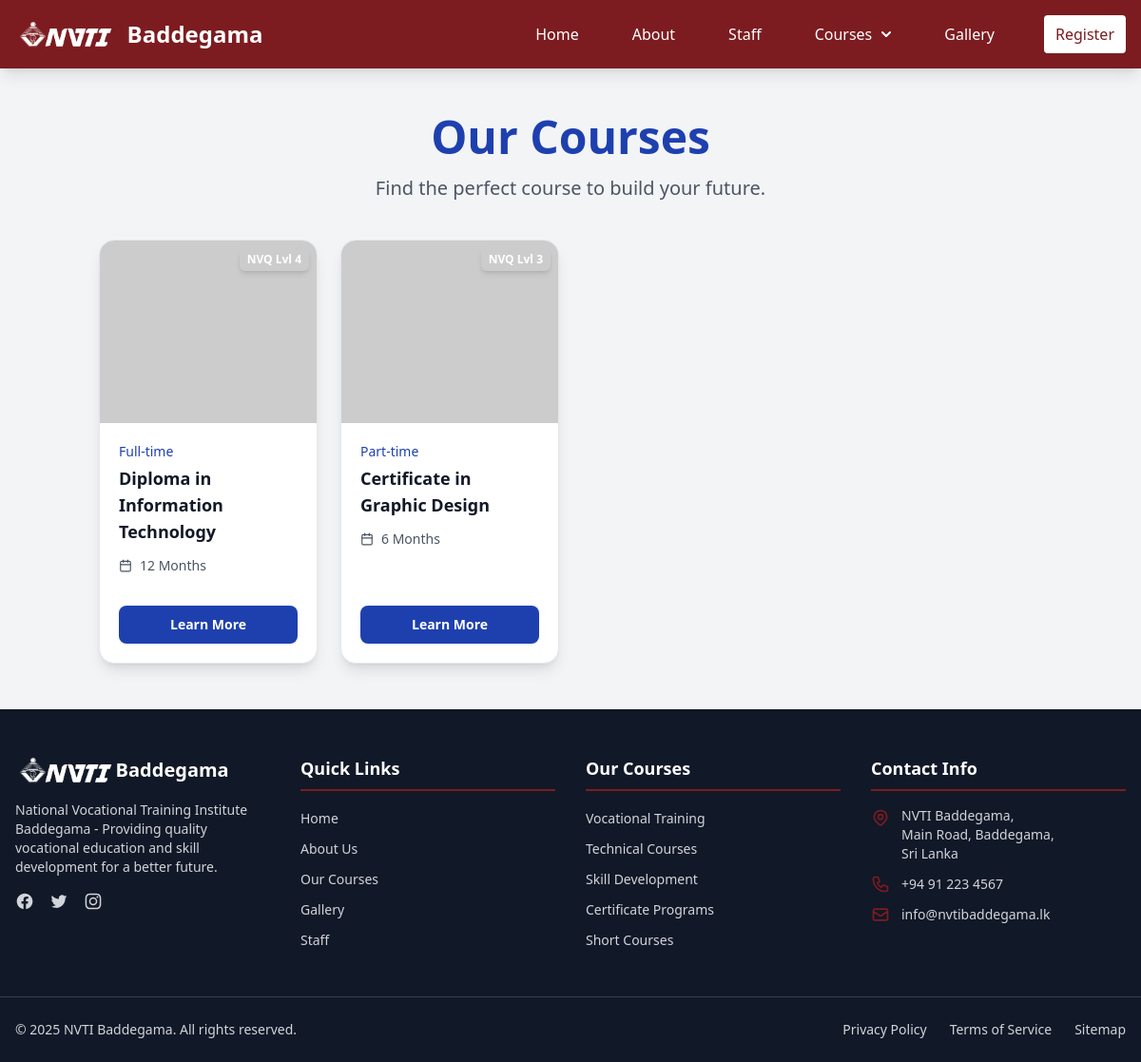
Screenshot of /pages/all_course.php with the database file from the repository.
### tables this page shows
CREATE TABLE `course` (
  `id` int(11) NOT NULL,
  `course_no` varchar(12) NOT NULL,
  `course_name` varchar(100) NOT NULL,
  `nvq_level` int(11) NOT NULL,
  `course_type` enum('Full-time','Part-time','Online','Hybrid') NOT NULL,
  `qualifications` varchar(255) NOT NULL,
  `course_duration` int(11) NOT NULL,
  `course_fee` varchar(20) NOT NULL,
  `course_description` text NOT NULL,
  `status` enum('active','inactive') NOT NULL DEFAULT 'active'
);

### pages/all_course.php (the view, shortened to what this page needs)
<?php
include_once('../include/header.php');
include_once('../include/connection.php');
$query = "SELECT * FROM course WHERE status = 'active' ORDER BY nvq_level DESC";
$result = $con->query($query);
?>
<body class="bg-gray-100">
    <div class="container mx-auto px-4 py-12">
        <header class="text-center mb-10">
            <h1 class="text-4xl md:text-5xl font-extrabold text-primary-blue mb-4 leading-tight">
                Our Courses
            </h1>
            <p class="text-lg md:text-xl text-secondary-gray max-w-2xl mx-auto">
                Find the perfect course to build your future.
            </p>
        </header>
        <div class="grid grid-cols-2 md:grid-cols-3 lg:grid-cols-4 gap-4 md:gap-6">
            <?php
            if ($result && $result->num_rows > 0) {
                while ($course = $result->fetch_assoc()) {
            ?>
            <div class="flex flex-col bg-white border border-gray-200 rounded-2xl shadow-lg overflow-hidden transition-all duration-300 hover:shadow-xl hover:-translate-y-2 group">
                <div class="relative overflow-hidden">
                    <?php
                        $default_image_url = 'https://placehold.co/600x400/1e293b/9ca3af?text=' . urlencode($course['course_name']);
                        $image_src = $default_image_url;
                    ?>
                    <img src="<?php echo htmlspecialchars($image_src); ?>"
                         alt="<?php echo htmlspecialchars($course['course_name']); ?>"
                         class="w-full h-36 md:h-48 object-cover transition-transform duration-500 group-hover:scale-110">
                    <span class="absolute top-2 right-2 inline-block rounded-md bg-primary-accent px-2 py-1 text-xs font-semibold text-white shadow-md">
                        NVQ Lvl <?php echo htmlspecialchars($course['nvq_level']); ?>
                    </span>
                </div>
                <div class="p-4 md:p-5 flex flex-col flex-grow">
                    <p class="text-xs md:text-sm font-medium text-primary-blue mb-1">
                        <?php echo htmlspecialchars($course['course_type']); ?>
                    </p>
                    <h3 class="text-base md:text-lg font-bold text-gray-900 leading-tight mb-3">
                        <?php echo htmlspecialchars($course['course_name']); ?>
                    </h3>
                    <div class="flex items-center gap-2 text-xs md:text-sm text-gray-600 mb-4">
                        <span><?php echo htmlspecialchars($course['course_duration']); ?> Months</span>
                    </div>
                    <div class="flex-grow"></div>
                    <a href="course_details.php?id=<?php echo $course['id']; ?>"
                       class="block w-full mt-4 rounded-lg bg-primary-blue text-white text-center font-semibold px-4 py-2.5 text-xs md:text-sm transition duration-300 hover:bg-blue-700 focus:outline-none focus:ring-4 focus:ring-blue-300 transform hover:scale-105">
                        Learn More
                    </a>
                </div>
            </div>
            <?php
                }
            } else {
                echo '<p class="text-gray-600 col-span-full text-center">No courses found at the moment. Please check back later.</p>';
            }
            ?>
        </div> </div> <?php
include_once('../include/footer.php');
?>
</body>

### rows the page displays
course: nvq_level "4", course_type "Full-time", course_name "Diploma in Information Technology", course_duration "12"
course: nvq_level "3", course_type "Part-time", course_name "Certificate in Graphic Design", course_duration "6"
